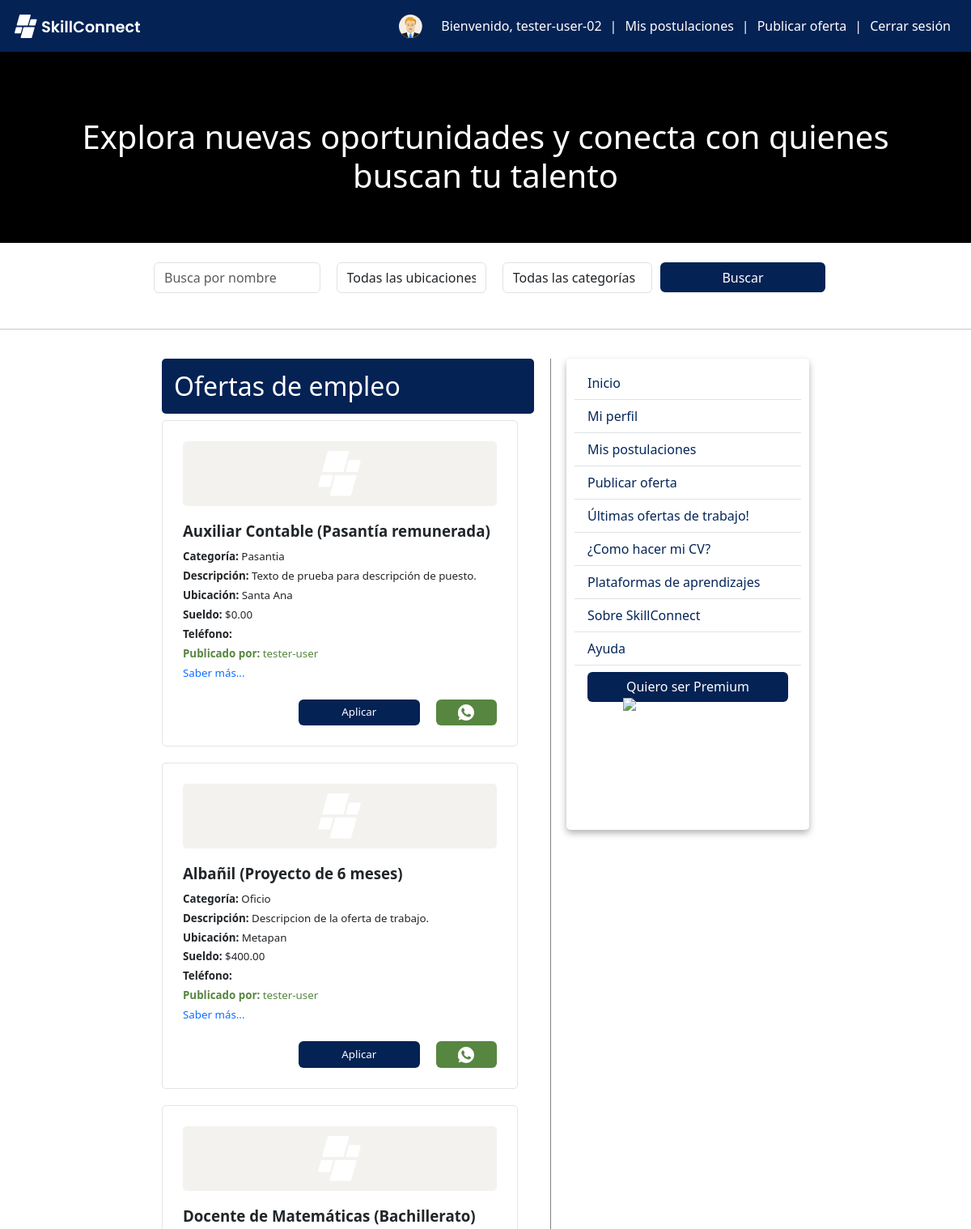
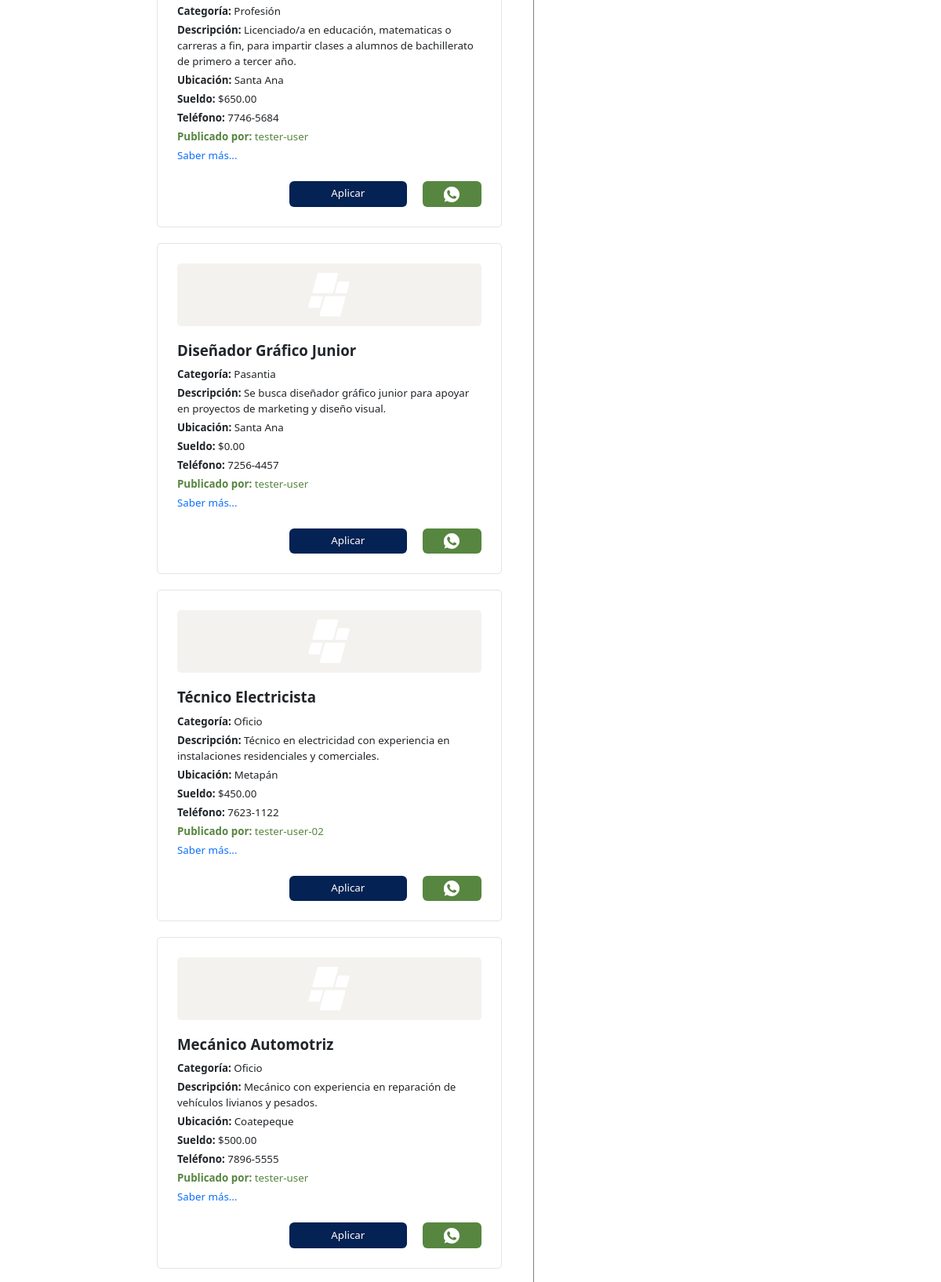
The app's page /index.php (signed in, upper part) with its own data (2 pictures, top to bottom).
### tables this page shows
CREATE TABLE `ofertas` (
  `id` int(11) NOT NULL,
  `usuario_id` int(11) NOT NULL,
  `nombre` varchar(100) NOT NULL,
  `profesion` varchar(100) NOT NULL,
  `descripcion` text NOT NULL,
  `sueldo` decimal(10,2) DEFAULT NULL,
  `telefono` varchar(20) DEFAULT NULL,
  `ubicacion` varchar(100) DEFAULT NULL,
  `foto_url` varchar(255) DEFAULT NULL,
  `descripcion_empresa` text DEFAULT NULL,
  `email` varchar(100) NOT NULL,
  `created_at` timestamp NOT NULL DEFAULT current_timestamp()
);

CREATE TABLE `usuarios` (
  `id` int(11) NOT NULL,
  `nombre` varchar(100) NOT NULL,
  `profesion` varchar(255) NOT NULL,
  `dui` varchar(20) NOT NULL,
  `telefono` varchar(20) NOT NULL,
  `direccion` varchar(255) NOT NULL,
  `about` text DEFAULT NULL,
  `correo` varchar(100) NOT NULL,
  `contrasena` varchar(255) NOT NULL,
  `rol` enum('Profesional','Usuario') DEFAULT 'Usuario',
  `fecha_registro` timestamp NOT NULL DEFAULT current_timestamp()
);

### index.php (the view, shortened to what this page needs)
<?php
include 'config.php';
$query = "SELECT o.*, u.nombre AS nombre_usuario
          FROM ofertas o
          JOIN usuarios u ON o.usuario_id = u.id
          WHERE 1=1";
$stmt = $conn->prepare($query);
$stmt->execute();
$profesionales = $stmt->fetchAll(PDO::FETCH_ASSOC);
function limitarDescripcion($texto, $limitePalabras = 20) {
    $palabras = explode(' ', $texto);
    return $texto;
}
?>
<!DOCTYPE html>
<html lang="es">
<head>
    <link href="https://cdn.jsdelivr.net/npm/bootstrap@5.3.2/dist/css/bootstrap.min.css" rel="stylesheet">
    <link rel="stylesheet" href="./css/miestilo.css">
</head>
<body>
    <?php include 'include/header.php'; ?>
    <?php include 'include/banner.php'; ?>
    <div class="div-titulo">
        <h1 class="titulo">Explora nuevas oportunidades y conecta con quienes buscan tu talento</h1>
    </div>
    <div class="form-busqueda-contenedor" id="form-busqueda">
        <form method="GET" action="index.php" class="form-busqueda">
            <input type="text" class="form-control mb-1" name="nombre" placeholder="Busca por nombre" value="">
            <div class="input-group mb-1">
                <select class="form-control custom-select" name="ubicacion">
                    <option selected value="">Todas las ubicaciones</option>
                </select>
            </div>
            <div class="input-group mb-1">
                <select class="form-control custom-select" name="profesion">
                    <option selected value="">Todas las categorías</option>
                </select>
            </div>
            <button type="submit" class="btn" id="miboton">Buscar</button>
        </form>
    </div>
    <hr class="my-3">
    <div class="contenedor-principal">
        <div class="resultados">
            <h2 style="width: 100%; max-height: 70px">Ofertas de empleo</h2>
            <?php if (empty($profesionales)) : ?>
                <p style="font-size: 30pt"><strong>No se encontraron resultados.</strong></p>
            <?php else : ?>
                <?php foreach ($profesionales as $profesional) : ?>
                    <div class="div-resultados">
                        <div class="icono-company">
                            <img src="./img/svg/icon_app.svg" alt="Imagen empresa">
                        </div>
                        <h3><strong><?php echo $profesional['nombre']; ?></strong></h3>
                        <p class="info-oferta"><strong>Categoría: </strong><?php echo $profesional['profesion']; ?></p>
                        <p class="info-oferta"><strong>Descripción: </strong><?php echo limitarDescripcion($profesional['descripcion']); ?></p>
                        <p class="info-oferta"><strong>Ubicación: </strong><?php echo $profesional['ubicacion']; ?></p>
                        <p class="info-oferta"><strong>Sueldo: </strong>$<?php echo $profesional['sueldo']; ?></p>
                        <p class="info-oferta"><strong>Teléfono: </strong><?php echo $profesional['telefono']; ?></p>
                        <p class="info-oferta" style="color: #578640"><strong>Publicado por: </strong><?php echo $profesional['nombre_usuario']; ?></p>
                        <p class="info-oferta" style="color: #5483b3"><a href="">Saber más...</a></p>
                        <div class="info-contenedor-btn">
                            <button class="btn btn-primary" data-bs-toggle="modal" data-bs-target="#miModalAplicar">Aplicar</button>
                            <a href="https://wa.me/503<?php echo str_replace('-', '', $profesional['telefono']); ?>" target="_blank">
                                <div class="info-oferta-contacto btn btn-primary">
                                <img src="./img/svg/ico-wsp-white.svg" alt="ico-wsp">
                                </div>
                            </a>
                        </div>
                    </div>
                <?php endforeach; ?>
            <?php endif; ?>
        </div>
        <?php include 'include/menu_lateral.php'; ?>
    </div>
</body>
</html>

### css/miestilo.css (style rules this page uses)
a { text-decoration: none; }
body { background-color: rgb(255, 255, 255); display: flex; flex-direction: column; }
h2 { background-color: #042254; color: white; padding: 15px 15px; border-radius: 5px; }
.titulo { color: white; text-align: center; }
.div-titulo { display: flex; padding: 50px; justify-content: center; position: absolute; margin-top: 95px; width: 100%; }
.form-busqueda { display: flex; justify-content: center; padding: 2% 0%; width: 70%; }
.form-busqueda input { margin: 0px 10px; }
.form-busqueda div { margin: 0px 10px; }
.contenedor-principal { width: 70%; padding: 20px; margin: auto; display: flex; }
.resultados { display: flex; flex-wrap: wrap; flex-grow: 1; }
.div-resultados { display: flex; flex-wrap: wrap; border-radius: 5px; padding: 25px; background-color: white; margin: 0px 20px 20px 0px; border: 1px solid #e4e4e4; transition: 0.2s; width: 250px; font-size: 10pt; flex-grow: 1; }
.div-resultados h3 { width: 100%; margin-top: 20px; font-size: 14pt; flex-grow: 1; }
.icono-company { background-color: #f3f2ee; width: 100%; height: 80px; padding: 12px; border-radius: 5px; }
.icono-company img { width: 100%; height: 100%; object-fit: contain; }
.info-oferta { width: 100%; margin: 2px 0px; }
.info-contenedor-btn { display: flex; width: 100%; margin-top: 20px; justify-content: end; }
.info-contenedor-btn button { border: none; width: 150px; font-size: 10pt; background-color: #042254; }
.info-oferta-contacto { background-color: #578640; border: none; color: white; margin-left: 20px; width: 75px; font-size: 10pt; align-items: center; justify-content: center; }
.info-oferta-contacto img { width: 20px; }
#miboton { background-color: #042254; border: none; color: white; height: 37px; width: 100%; }
#form-busqueda { display: flex; justify-content: center; }

### records on screen
ofertas: nombre "Auxiliar Contable (Pasantía remunerada)", profesion "Pasantia", descripcion "Texto de prueba para descripción de puesto.", ubicacion "Santa Ana", sueldo "0.00", usuario.nombre "tester-user"
ofertas: nombre "Albañil (Proyecto de 6 meses)", profesion "Oficio", descripcion "Descripcion de la oferta de trabajo.", ubicacion "Metapan", sueldo "400.00", usuario.nombre "tester-user"
ofertas: nombre "Docente de Matemáticas (Bachillerato)", profesion "Profesión", descripcion "Licenciado/a en educación, matematicas o carreras a fin, para impartir clases a alumnos de bachillerato de primero a tercer año.", ubicacion "Santa Ana", sueldo "650.00", telefono "7746-5684", usuario.nombre "tester-user"
ofertas: nombre "Diseñador Gráfico Junior", profesion "Pasantia", descripcion "Se busca diseñador gráfico junior para apoyar en proyectos de marketing y diseño visual.", ubicacion "Santa Ana", sueldo "0.00", telefono "7256-4457", usuario.nombre "tester-user"
ofertas: nombre "Técnico Electricista", profesion "Oficio", descripcion "Técnico en electricidad con experiencia en instalaciones residenciales y comerciales.", ubicacion "Metapán", sueldo "450.00", telefono "7623-1122", usuario.nombre "tester-user-02"
ofertas: nombre "Mecánico Automotriz", profesion "Oficio", descripcion "Mecánico con experiencia en reparación de vehículos livianos y pesados.", ubicacion "Coatepeque", sueldo "500.00", telefono "7896-5555", usuario.nombre "tester-user"

### other values on screen
$nombre_usuario "tester-user-02"
